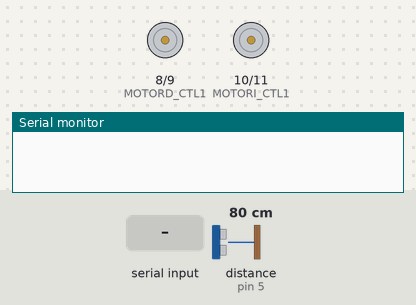
A sketch run on a simulated Arduino Uno, built with avr-gcc and run on an emulated ATmega328P. Parts: motor-driver pin pairs drawn as motors (green arrow = first pin HIGH = forward, orange = second pin HIGH = backward, longer = more drive), the last lines printed to the serial monitor. The inputs (shaded band) are chosen by the test bench; at power-on: distance to the obstacle (sensor on pin 5) 80 cm. The echo pulse lasts 58.3 µs per cm.

Above: at 1.2 s.
1.3 s: "F" received over Serial
At 2.3 s:
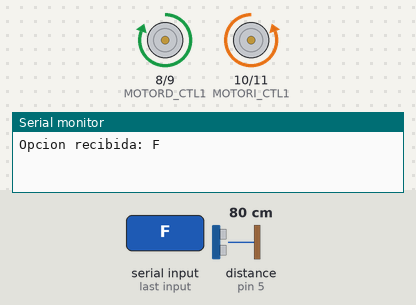
2.8 s: "B" received over Serial
At 3.4 s:
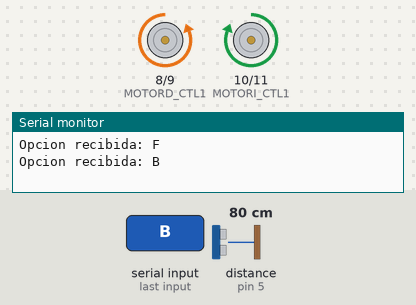
4.3 s: "L" received over Serial
At 5.5 s:
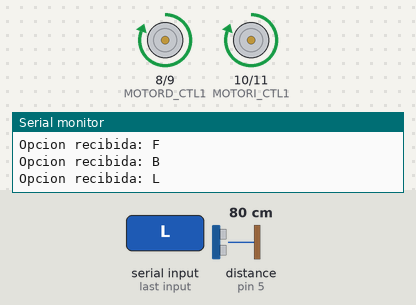
5.8 s: "R" received over Serial
At 6.9 s:
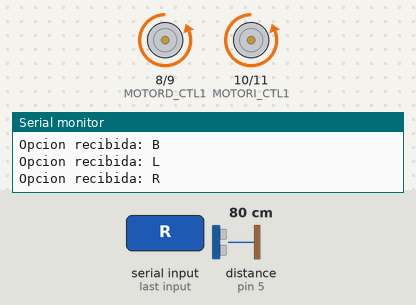
7.3 s: "I" received over Serial
At 8.0 s:
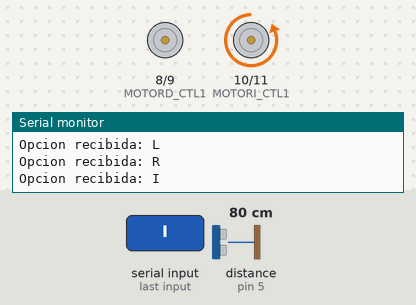
8.8 s: "G" received over Serial
At 9.2 s:
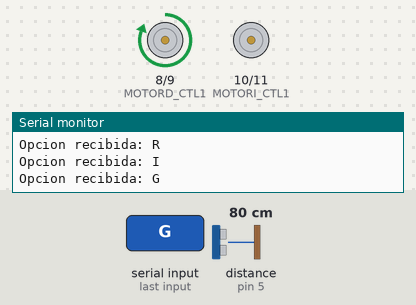
Timing chart, 0 to 11.3 s (numbered marks = the images above; inputs shaded):
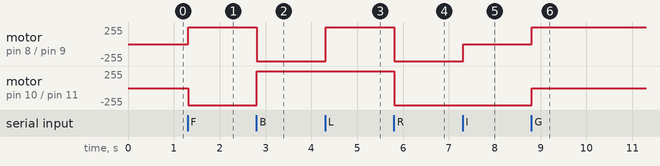

Measured:
- after the input at 1.3 s, motor on pin 8 (MOTORD_CTL1) / pin 9 (MOTORD_CTL2): stopped → forward 255/255 at once; motor on pin 10 (MOTORI_CTL1) / pin 11 (MOTORI_CTL2): stopped → backward 255/255 at once
- after the input at 2.8 s, motor on pin 8 (MOTORD_CTL1) / pin 9 (MOTORD_CTL2): forward 255/255 → backward 255/255 at once; motor on pin 10 (MOTORI_CTL1) / pin 11 (MOTORI_CTL2): backward 255/255 → forward 255/255 at once
- after the input at 4.3 s, motor on pin 8 (MOTORD_CTL1) / pin 9 (MOTORD_CTL2): backward 255/255 → forward 255/255 at once
- after the input at 5.8 s, motor on pin 8 (MOTORD_CTL1) / pin 9 (MOTORD_CTL2), motor on pin 10 (MOTORI_CTL1) / pin 11 (MOTORI_CTL2): forward 255/255 → backward 255/255 at once
- after the input at 7.3 s, motor on pin 8 (MOTORD_CTL1) / pin 9 (MOTORD_CTL2): backward 255/255 → stopped at once
- after the input at 8.8 s, motor on pin 8 (MOTORD_CTL1) / pin 9 (MOTORD_CTL2): stopped → forward 255/255 at once; motor on pin 10 (MOTORI_CTL1) / pin 11 (MOTORI_CTL2): backward 255/255 → stopped at once

The sketch:

auto_bt_5to2024.ino
```cpp
int TRIG = 4;
int ECO = 5 ;
int DURACION;
int DISTANCIA;

int MOTORD_CTL1 = 8;
int MOTORD_CTL2 = 9;
int MOTORI_CTL1 = 10;
int MOTORI_CTL2 = 11;
char option = '\0'; // inicializamos con valor nulo las opciones, para evitar conflictos

void setup() {
  Serial.begin(9600);
  pinMode(MOTORD_CTL1, OUTPUT);
  pinMode(MOTORD_CTL2, OUTPUT);
  pinMode(MOTORI_CTL1, OUTPUT);
  pinMode(MOTORI_CTL2, OUTPUT);
  pinMode (TRIG, OUTPUT);
  pinMode (ECO, INPUT);
  if (Serial.available() > 0) {
     Serial.println("Conexion BT exitosa");
  }
}
void loop() {
  if (Serial.available() > 0) {
    char newOption = Serial.read();

    if (option != newOption) { // Comparamos con la opción anterior
      option = newOption; // Actualizamos option con la nueva opción
      Serial.print("Opcion recibida: ");
      Serial.println(option); // Mostramos el mensaje solo si es diferente
    }

    controlManual( frenarAdelantePorUltraSonido()  );

  }
}

bool frenarAdelantePorUltraSonido() {
  digitalWrite(TRIG, LOW);
  delay(1);
  digitalWrite(TRIG, HIGH);
  delayMicroseconds(5);
  digitalWrite(TRIG, LOW);

  DURACION = pulseIn(ECO, HIGH);
  DISTANCIA = DURACION / 58.2;

  delay(3);

  if (DISTANCIA <= 20 && DISTANCIA >= 0) {
    return true;
  }
  else {
    return false;
  }
}

void controlManual(bool frenar) {

  if (frenar == false) {
    if (option == 'S') {
      iStop();
      dStop();
    }

    if (option == 'F') {
      dAdelante();
      iAdelante();
    }

    if (option == 'B') {
      dAtras();
      iAtras();
    }

    if (option == 'L') {
      dAdelante();
      iAtras();
    }

    if (option == 'R') {
      dAtras();
      iAdelante();
    }

    if (option == 'I') {
      dStop();
      iAdelante();
    }

    if (option == 'G') {
      iStop();
      dAdelante();
    }

    if (option == 'H') {
      iStop();
      dAtras();
    }
    if (option == 'J') {
      dStop();
      iAtras();
    }
  } else {
    dStop();
    iStop();

        if (option == 'B') {
          dAtras();
          iAtras();
        }
  }

}

void dStop() { //derecho
  digitalWrite(MOTORD_CTL1, LOW);
  digitalWrite(MOTORD_CTL2, LOW);
}

void iStop() {//izquierdo
  digitalWrite(MOTORI_CTL1, LOW);
  digitalWrite(MOTORI_CTL2, LOW);
}

void dAtras() {
  digitalWrite(MOTORD_CTL1, LOW);
  digitalWrite(MOTORD_CTL2, HIGH);
}

void dAdelante() {
  digitalWrite(MOTORD_CTL1, HIGH);
  digitalWrite(MOTORD_CTL2, LOW);//
}
void iAtras() {
  digitalWrite(MOTORI_CTL1, HIGH);
  digitalWrite(MOTORI_CTL2, LOW);
}
void iAdelante() {
  digitalWrite(MOTORI_CTL1, LOW);
  digitalWrite(MOTORI_CTL2, HIGH);//
}
```
